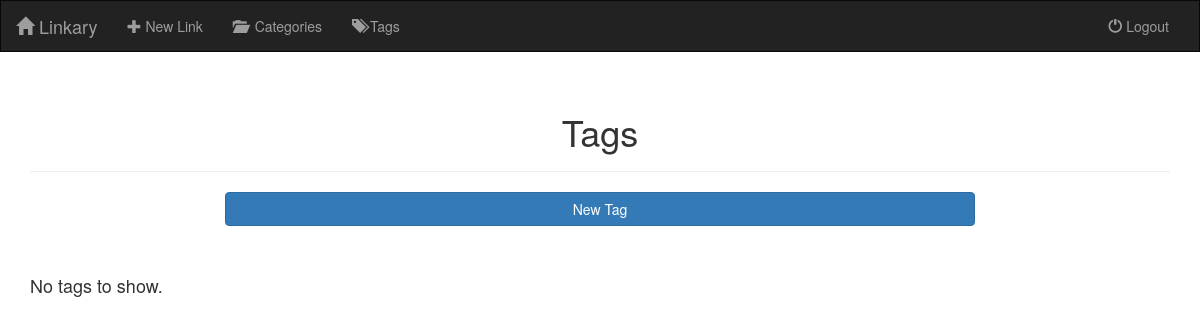
Before: /tag/ (signed in) with the older database file.
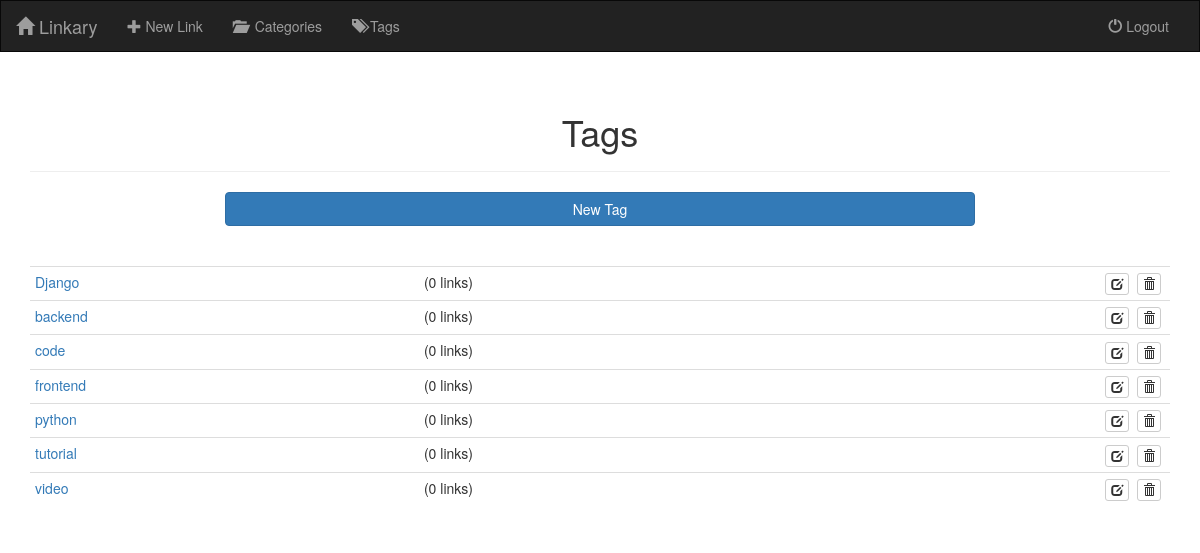
After: the same page with the newer database file.
### linkary/models.py (models this page shows, shortened)
class Tag(models.Model):
    name = models.CharField(max_length=100, unique=True)
    class Meta:
        ordering = ['name']

### linkary/views.py (the view)
# urls.py: path('tag/', views.TagListView.as_view(), name='tag_list'),
class TagListView(LoginRequiredMixin, ListView):
    model = models.Tag

### linkary/templates/linkary/tag_list.html (shortened to what this page needs)
{% extends 'linkary/base.html' %}
{% block content %}
    <div class="container">
        <div class="page-header">
            <h1 class="text-center">Tags</h1>
        </div>
        <div class="row">
            <div class="col-sm-offset-2 col-sm-8">
                <a href="{% url 'tag_create' %}" class="btn btn-primary btn-block">New Tag</a>
            </div>
        </div>
        <br>
        <br>
        {% if object_list.count %}
            <table class="table table-condensed table-hover">
                <tbody>
                    {% for tag in object_list %}
                        <tr>
                            <td>
                                <a href="{% url 'tag_detail' tag.pk %}">{{ tag.name }}</a>&nbsp;
                            </td>
                            <td>({{ tag.link_set.count }} links)</td>
                            <td class="text-right">
                                <a href="{% url 'tag_edit' tag.pk %}" class="btn btn-default btn-xs" title="Edit...">
                                    <span class="glyphicon glyphicon-edit"></span>
                                </a>&nbsp;
                                <a href="{% url 'tag_delete' tag.pk %}" class="btn btn-default btn-xs" title="Delete...">
                                    <span class="glyphicon glyphicon-trash"></span>
                                </a>&nbsp;
                            </td>
                        </tr>
                    {% endfor %}
                </tbody>
            </table>
        {% else %}
            <h4>No tags to show.</h4>
        {% endif %}
    </div>
{% endblock %}

### linkary/templates/linkary/base.html (shortened to what this page needs)
<!DOCTYPE html>
<html lang="pl">
<head>
    {% load static %}
    <link rel="stylesheet" type="text/css" href="https://maxcdn.bootstrapcdn.com/bootstrap/3.3.7/css/bootstrap.min.css">
</head>
<body>
    <div class="navbar navbar-inverse" style="border-radius: 0;">
        <div class="container-fluid">
            <div class="navbar-header">
                <a class="navbar-brand" href="{% url 'index' %}">
                    <span class="glyphicon glyphicon-home"></span>&nbsp;Linkary
                </a>
            </div>
            <div class="collapse navbar-collapse" id="topNavBar">
                <ul class="nav navbar-nav">
                    <li><a href="{% url 'link_create' %}"><span class="glyphicon glyphicon-plus"></span>&nbsp;New Link</a></li>
                    <li><a href="{% url 'category_list' %}"><span class="glyphicon glyphicon-folder-open"></span>&nbsp;&nbsp;Categories</a></li>
                    <li><a href="{% url 'tag_list' %}"><span class="glyphicon glyphicon-tags"></span>&nbsp;Tags</a></li>
                </ul>
                <ul class="nav navbar-nav navbar-right">
                    <li>
                    {% if user.is_authenticated %}
                        <a href="{% url 'logout' %}">
                            <span class="glyphicon glyphicon-off" aria-hidden="true"></span>&nbsp;Logout
                        </a>
                    {% else %}
                        <a href="{% url 'login' %}">
                            Login
                        </a>
			        {% endif %}
                    </li>
                </ul>
            </div>
        </div>
    </div>
    {% block content %}
    {% endblock %}
</body>
</html>

Changed rows visible on the page:
added Tag: name "Django", link_set.count "0"
added Tag: name "backend", link_set.count "0"
added Tag: name "code", link_set.count "0"
added Tag: name "frontend", link_set.count "0"
added Tag: name "python", link_set.count "0"
added Tag: name "tutorial", link_set.count "0"
added Tag: name "video", link_set.count "0"
Other visible differences:
text no longer shown: "No tags to show."
